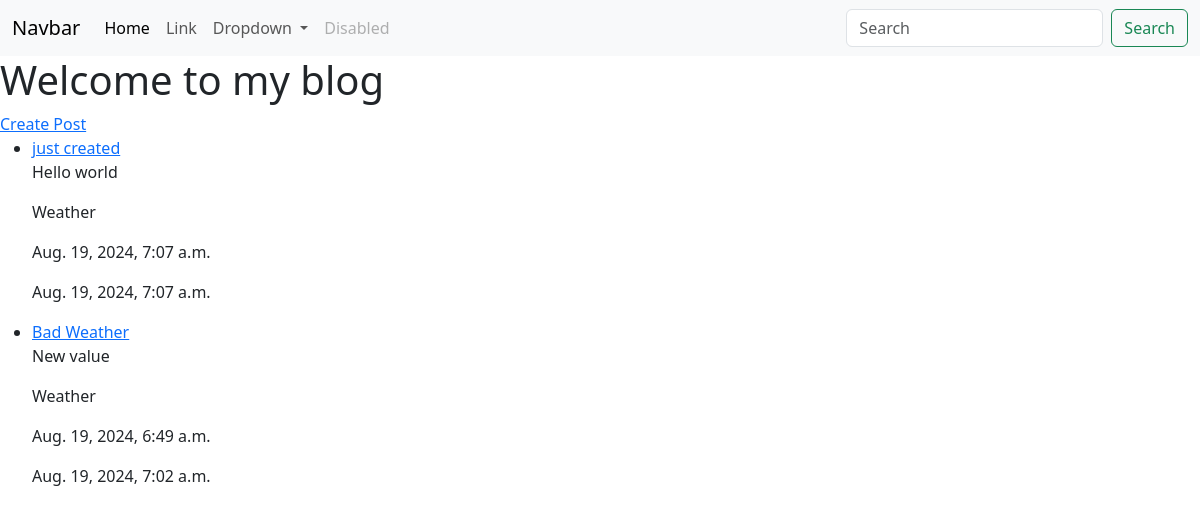
Before: / with the older database file.
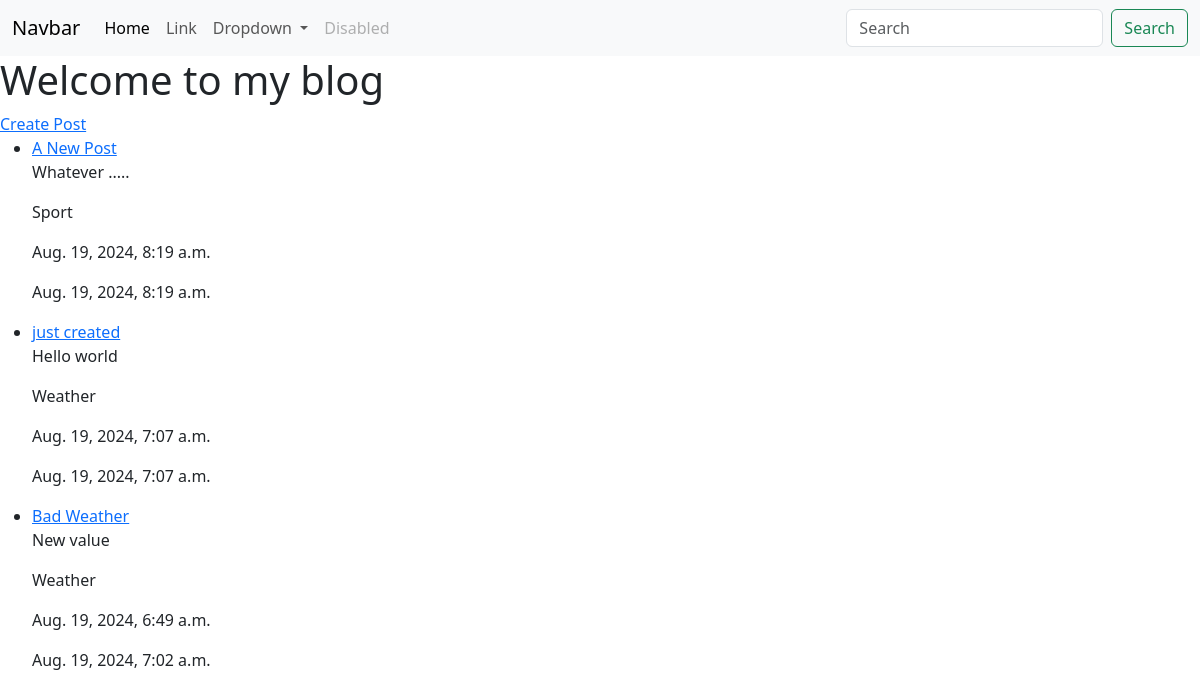
After: the same page with the newer database file.
### blog/models.py (models this page shows, shortened)
class Post(models.Model):
    title = models.CharField(max_length=100)
    content = models.TextField()
    category = models.ForeignKey(Category, on_delete=models.CASCADE)
    created_at = models.DateTimeField(auto_now_add=True)
    updated_at = models.DateTimeField(auto_now=True)

class Category(models.Model):
    name = models.CharField(max_length=100)
    def __str__(self):
        return self.name

### blog/views.py (the view)
# urls.py: path('', HomeView.as_view(), name='home'),
class HomeView(ListView):
    model = Post
    template_name = 'home.html'
    ordering = ['-created_at']

### templates/home.html (shortened to what this page needs)
{% extends 'base.html' %}
{% block content %}
    <h1>Welcome to my blog</h1>
    <a href="{% url 'post_create' %}">Create Post</a>
    <ul>
        {% for post in object_list %}
            <li>
                <a href="{% url 'post_detail' post.id %}">
                    {{ post.title }}
                </a>
                <p>{{ post.content }}</p>
                <p>{{ post.category }}</p>
                <p>{{ post.created_at }}</p>
                <p>{{ post.updated_at }}</p>
            </li>
        {% endfor %}
    </ul>
{% endblock %}

### templates/base.html (shortened to what this page needs)
<!DOCTYPE html>
<html lang="en">
<head>
    <link href="https://cdn.jsdelivr.net/npm/bootstrap@5.3.3/dist/css/bootstrap.min.css" rel="stylesheet">
</head>
<body>
<nav class="navbar navbar-expand-lg bg-body-tertiary">
  <div class="container-fluid">
    <a class="navbar-brand" href="#">Navbar</a>
    <div class="collapse navbar-collapse" id="navbarSupportedContent">
      <ul class="navbar-nav me-auto mb-2 mb-lg-0">
        <li class="nav-item">
          <a class="nav-link active" aria-current="page" href="#">Home</a>
        </li>
        <li class="nav-item">
          <a class="nav-link" href="#">Link</a>
        </li>
        <li class="nav-item dropdown">
          <a class="nav-link dropdown-toggle" href="#" role="button" data-bs-toggle="dropdown" aria-expanded="false">
            Dropdown
          </a>
        </li>
        <li class="nav-item">
          <a class="nav-link disabled" aria-disabled="true">Disabled</a>
        </li>
      </ul>
      <form class="d-flex" role="search">
        <input class="form-control me-2" type="search" placeholder="Search" aria-label="Search">
        <button class="btn btn-outline-success" type="submit">Search</button>
      </form>
    </div>
  </div>
</nav>
{% block content %}
{% endblock %}
</body>
</html>

Changed rows visible on the page:
added Post: title "A New Post", content "Whatever .....", category "Sport", created_at "Aug. 19, 2024, 8:19 a.m.", updated_at "Aug. 19, 2024, 8:19 a.m."
